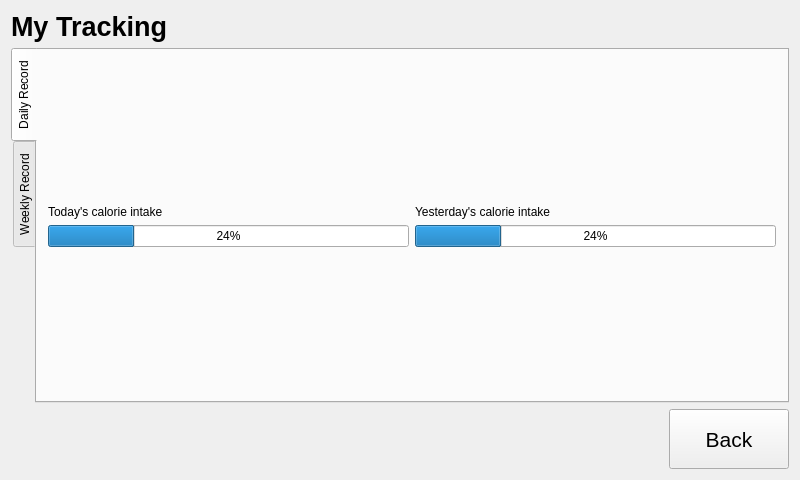
<?xml version="1.0" encoding="UTF-8"?>
<ui version="4.0">
 <class>trackingMenu</class>
 <widget class="QWidget" name="trackingMenu">
  <property name="geometry">
   <rect>
    <x>0</x>
    <y>0</y>
    <width>800</width>
    <height>480</height>
   </rect>
  </property>
  <property name="maximumSize">
   <size>
    <width>800</width>
    <height>480</height>
   </size>
  </property>
  <property name="windowTitle">
   <string>trackingMenu</string>
  </property>
  <layout class="QGridLayout" name="gridLayout">
   <item row="2" column="1">
    <widget class="QPushButton" name="btn_back">
     <property name="minimumSize">
      <size>
       <width>120</width>
       <height>60</height>
      </size>
     </property>
     <property name="font">
      <font>
       <family>Helvetica Neue</family>
       <pointsize>16</pointsize>
      </font>
     </property>
     <property name="text">
      <string>Back</string>
     </property>
    </widget>
   </item>
   <item row="2" column="0">
    <spacer name="horizontalSpacer">
     <property name="orientation">
      <enum>Qt::Horizontal</enum>
     </property>
     <property name="sizeHint" stdset="0">
      <size>
       <width>650</width>
       <height>20</height>
      </size>
     </property>
    </spacer>
   </item>
   <item row="0" column="0" colspan="2">
    <widget class="QLabel" name="lbl_title">
     <property name="font">
      <font>
       <family>Arial</family>
       <pointsize>20</pointsize>
       <weight>75</weight>
       <bold>true</bold>
      </font>
     </property>
     <property name="text">
      <string>My Tracking</string>
     </property>
    </widget>
   </item>
   <item row="1" column="0" colspan="2">
    <widget class="QTabWidget" name="tabWidget">
     <property name="autoFillBackground">
      <bool>true</bool>
     </property>
     <property name="tabPosition">
      <enum>QTabWidget::West</enum>
     </property>
     <property name="tabShape">
      <enum>QTabWidget::Rounded</enum>
     </property>
     <property name="currentIndex">
      <number>0</number>
     </property>
     <property name="iconSize">
      <size>
       <width>100</width>
       <height>100</height>
      </size>
     </property>
     <widget class="QWidget" name="tab_dailyRecord">
      <attribute name="title">
       <string>Daily Record</string>
      </attribute>
      <layout class="QGridLayout" name="gridLayout_3">
       <item row="2" column="0">
        <spacer name="verticalSpacer_2">
         <property name="orientation">
          <enum>Qt::Vertical</enum>
         </property>
         <property name="sizeHint" stdset="0">
          <size>
           <width>20</width>
           <height>115</height>
          </size>
         </property>
        </spacer>
       </item>
       <item row="1" column="0">
        <layout class="QGridLayout" name="gridLayout_2">
         <item row="1" column="0">
          <widget class="QProgressBar" name="progressBar_today">
           <property name="value">
            <number>24</number>
           </property>
          </widget>
         </item>
         <item row="0" column="0">
          <widget class="QLabel" name="lbl_today">
           <property name="font">
            <font>
             <family>Arial</family>
            </font>
           </property>
           <property name="text">
            <string>Today's calorie intake</string>
           </property>
          </widget>
         </item>
         <item row="0" column="1">
          <widget class="QLabel" name="lbl_yesterday">
           <property name="font">
            <font>
             <family>Arial</family>
            </font>
           </property>
           <property name="text">
            <string>Yesterday's calorie intake</string>
           </property>
          </widget>
         </item>
         <item row="1" column="1">
          <widget class="QProgressBar" name="progressBar_yesterday">
           <property name="value">
            <number>24</number>
           </property>
           <property name="invertedAppearance">
            <bool>false</bool>
           </property>
          </widget>
         </item>
        </layout>
       </item>
       <item row="0" column="0">
        <spacer name="verticalSpacer">
         <property name="orientation">
          <enum>Qt::Vertical</enum>
         </property>
         <property name="sizeHint" stdset="0">
          <size>
           <width>20</width>
           <height>116</height>
          </size>
         </property>
        </spacer>
       </item>
      </layout>
     </widget>
     <widget class="QWidget" name="tab_weeklyRecord">
      <attribute name="title">
       <string>Weekly Record</string>
      </attribute>
      <layout class="QGridLayout" name="gridLayout_5">
       <item row="0" column="0">
        <layout class="QGridLayout" name="gridLayout_4">
         <item row="0" column="0">
          <widget class="QLabel" name="lbl_week">
           <property name="maximumSize">
            <size>
             <width>16777215</width>
             <height>15</height>
            </size>
           </property>
           <property name="font">
            <font>
             <family>Arial</family>
            </font>
           </property>
           <property name="text">
            <string>This week's vs. last week's intake</string>
           </property>
          </widget>
         </item>
         <item row="1" column="0">
          <widget class="QFrame" name="weekly_frame">
           <property name="frameShape">
            <enum>QFrame::StyledPanel</enum>
           </property>
           <property name="frameShadow">
            <enum>QFrame::Raised</enum>
           </property>
           <layout class="QHBoxLayout" name="horizontalLayout_2">
            <item>
             <widget class="QLabel" name="weekly_label">
              <property name="text">
               <string>TextLabel</string>
              </property>
             </widget>
            </item>
           </layout>
          </widget>
         </item>
        </layout>
       </item>
      </layout>
     </widget>
    </widget>
   </item>
  </layout>
 </widget>
 <layoutdefault spacing="6" margin="11"/>
 <resources/>
 <connections/>
</ui>
